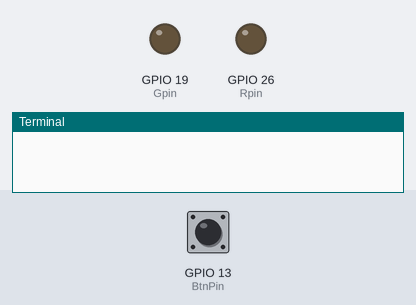
The program below on a simulated Raspberry Pi (BCM pin numbers). On the bench: output pins drawn as LEDs (lit = HIGH), the last lines printed to the terminal. The inputs (shaded band) are chosen by the test bench; at power-on: GPIO 13 (BtnPin) HIGH.

Above: at 1.2 s.
1.3 s: GPIO 13 (BtnPin) pulled LOW for 0.15 s
At 2.5 s:
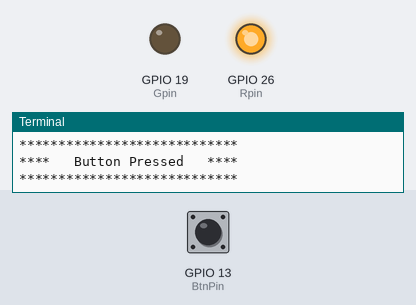
2.9 s: GPIO 13 (BtnPin) pulled LOW for 1 s
At 4.4 s:
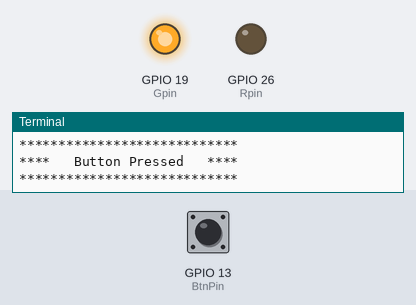
5.4 s: GPIO 13 (BtnPin) pulled LOW for 3.2 s
At 6.8 s:
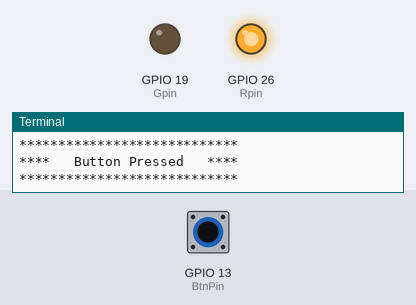
Timing chart, 0 to 10.1 s (numbered marks = the images above; inputs shaded):
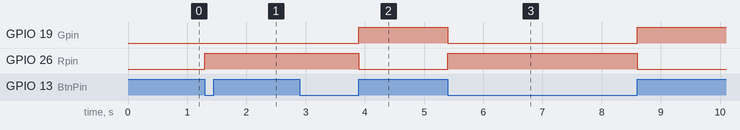

Measured:
- after the input at 1.3 s, GPIO 26 (Rpin): LOW → HIGH at once
- after the input at 2.9 s, GPIO 19 (Gpin): LOW → HIGH after 1.0 s; GPIO 26 (Rpin): HIGH → LOW after 1.0 s
- after the input at 5.4 s, GPIO 19 (Gpin): HIGH → LOW at once, → HIGH 3.2 s later; GPIO 26 (Rpin): LOW → HIGH at once, → LOW 3.2 s later

The program:

2_led.py
```python
import RPi.GPIO as GPIO

BtnPin = 13
Gpin = 19
Rpin = 26

GPIO.setwarnings(False)

def setup():
    GPIO.setmode(GPIO.BCM)
    GPIO.setup(Gpin,GPIO.OUT)
    GPIO.setup(Rpin,GPIO.OUT)
    GPIO.setup(BtnPin,GPIO.IN,pull_up_down=GPIO.PUD_UP)
    GPIO.add_event_detect(BtnPin,GPIO.BOTH,callback=detect,bouncetime=200)

def Led(x):
    if x == 0:
        GPIO.output(Rpin,1)
        GPIO.output(Gpin,0)
    if x == 1:
        GPIO.output(Rpin,0)
        GPIO.output(Gpin,1)

def Print(x):
    if x == 0:
        print('****************************')
        print('****   Button Pressed   ****')
        print('****************************')

def detect(chn):
    Led(GPIO.input(BtnPin))
    Print(GPIO.input(BtnPin))

def loop():
    while True:
        pass


def destory():
    GPIO.output(Gpin,GPIO.HIGH)
    GPIO.output(Rpin,GPIO.HIGH)
    GPIO.cleanup()


if __name__ == '__main__':
    setup()
    try:
        loop()
    except Keyboardinterrupt:
        destroy()
```
